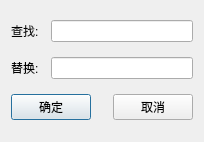
<?xml version="1.0" encoding="UTF-8"?>
<ui version="4.0">
 <class>CReplaceTextDialog</class>
 <widget class="QDialog" name="CReplaceTextDialog">
  <property name="geometry">
   <rect>
    <x>0</x>
    <y>0</y>
    <width>204</width>
    <height>142</height>
   </rect>
  </property>
  <property name="sizePolicy">
   <sizepolicy hsizetype="Preferred" vsizetype="Preferred">
    <horstretch>0</horstretch>
    <verstretch>0</verstretch>
   </sizepolicy>
  </property>
  <property name="windowTitle">
   <string>替换粘贴</string>
  </property>
  <layout class="QVBoxLayout" name="verticalLayout">
   <item>
    <layout class="QHBoxLayout" name="horizontalLayout">
     <item>
      <widget class="QLabel" name="label">
       <property name="text">
        <string>查找:  </string>
       </property>
       <property name="buddy">
        <cstring>lineeditSrc</cstring>
       </property>
      </widget>
     </item>
     <item>
      <widget class="QLineEdit" name="lineeditSrc"/>
     </item>
    </layout>
   </item>
   <item>
    <layout class="QHBoxLayout" name="horizontalLayout_2">
     <item>
      <widget class="QLabel" name="label_2">
       <property name="text">
        <string>替换:  </string>
       </property>
       <property name="buddy">
        <cstring>lineeditReplace</cstring>
       </property>
      </widget>
     </item>
     <item>
      <widget class="QLineEdit" name="lineeditReplace"/>
     </item>
    </layout>
   </item>
   <item>
    <layout class="QHBoxLayout" name="horizontalLayout_3">
     <item>
      <widget class="QPushButton" name="pushuttonOk">
       <property name="text">
        <string>确定</string>
       </property>
      </widget>
     </item>
     <item>
      <spacer name="horizontalSpacer">
       <property name="orientation">
        <enum>Qt::Horizontal</enum>
       </property>
       <property name="sizeHint" stdset="0">
        <size>
         <width>40</width>
         <height>20</height>
        </size>
       </property>
      </spacer>
     </item>
     <item>
      <widget class="QPushButton" name="pushbuttonCancel">
       <property name="text">
        <string>取消</string>
       </property>
      </widget>
     </item>
    </layout>
   </item>
  </layout>
 </widget>
 <resources/>
 <connections>
  <connection>
   <sender>pushuttonOk</sender>
   <signal>clicked()</signal>
   <receiver>CReplaceTextDialog</receiver>
   <slot>accept()</slot>
   <hints>
    <hint type="sourcelabel">
     <x>47</x>
     <y>114</y>
    </hint>
    <hint type="destinationlabel">
     <x>101</x>
     <y>70</y>
    </hint>
   </hints>
  </connection>
  <connection>
   <sender>pushbuttonCancel</sender>
   <signal>clicked()</signal>
   <receiver>CReplaceTextDialog</receiver>
   <slot>reject()</slot>
   <hints>
    <hint type="sourcelabel">
     <x>156</x>
     <y>114</y>
    </hint>
    <hint type="destinationlabel">
     <x>101</x>
     <y>70</y>
    </hint>
   </hints>
  </connection>
 </connections>
</ui>
